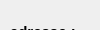
                  <widget class="QWidget" name="page_11">
                   <property name="geometry">
                    <rect>
                     <x>0</x>
                     <y>0</y>
                     <width>100</width>
                     <height>30</height>
                    </rect>
                   </property>
                   <attribute name="label">
                    <string>Vibe ennasr</string>
                   </attribute>
                   <widget class="QWidget" name="layoutWidget_3">
                    <property name="geometry">
                     <rect>
                      <x>10</x>
                      <y>20</y>
                      <width>177</width>
                      <height>88</height>
                     </rect>
                    </property>
                    <layout class="QVBoxLayout" name="verticalLayout_12">
                     <item>
                      <widget class="QLabel" name="label_64">
                       <property name="styleSheet">
                        <string notr="true">border:none</string>
                       </property>
                       <property name="text">
                        <string>&lt;html&gt;&lt;head/&gt;&lt;body&gt;&lt;p&gt;&lt;span style=&quot; font-size:11pt; font-weight:700;&quot;&gt;adresse : &lt;/span&gt;&lt;/p&gt;&lt;/body&gt;&lt;/html&gt;</string>
                       </property>
                      </widget>
                     </item>
                     <item>
                      <widget class="QLabel" name="label_48">
                       <property name="styleSheet">
                        <string notr="true">border:none</string>
                       </property>
                       <property name="text">
                        <string>&lt;html&gt;&lt;head/&gt;&lt;body&gt;&lt;p&gt;&lt;span style=&quot; font-size:11pt; font-weight:700;&quot;&gt;num de téléphone : &lt;/span&gt;&lt;/p&gt;&lt;/body&gt;&lt;/html&gt;</string>
                       </property>
                      </widget>
                     </item>
                     <item>
                      <widget class="QLabel" name="label_49">
                       <property name="styleSheet">
                        <string notr="true">border:none</string>
                       </property>
                       <property name="text">
                        <string>&lt;html&gt;&lt;head/&gt;&lt;body&gt;&lt;p&gt;&lt;span style=&quot; font-size:11pt; font-weight:700;&quot;&gt;horrarire de travail : &lt;/span&gt;&lt;/p&gt;&lt;/body&gt;&lt;/html&gt;</string>
                       </property>
                      </widget>
                     </item>
                    </layout>
                   </widget>
                  </widget>
